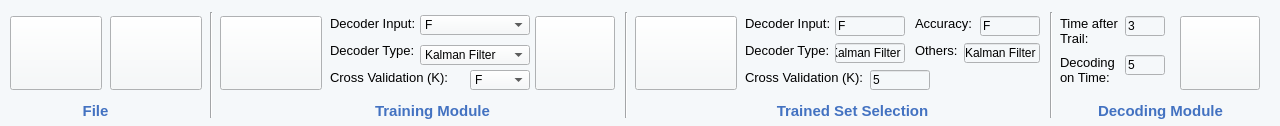
           <widget class="QWidget" name="widget_68" native="true">
            <property name="sizePolicy">
             <sizepolicy hsizetype="Preferred" vsizetype="Fixed">
              <horstretch>0</horstretch>
              <verstretch>0</verstretch>
             </sizepolicy>
            </property>
            <property name="minimumSize">
             <size>
              <width>1280</width>
              <height>126</height>
             </size>
            </property>
            <property name="maximumSize">
             <size>
              <width>16777215</width>
              <height>126</height>
             </size>
            </property>
            <property name="font">
             <font>
              <family>Arial</family>
             </font>
            </property>
            <property name="styleSheet">
             <string notr="true">background-color: rgb(245, 248, 250);</string>
            </property>
            <widget class="QPushButton" name="DeSaveButton_2">
             <property name="geometry">
              <rect>
               <x>110</x>
               <y>16</y>
               <width>92</width>
               <height>74</height>
              </rect>
             </property>
             <property name="sizePolicy">
              <sizepolicy hsizetype="Fixed" vsizetype="Fixed">
               <horstretch>0</horstretch>
               <verstretch>0</verstretch>
              </sizepolicy>
             </property>
             <property name="minimumSize">
              <size>
               <width>92</width>
               <height>74</height>
              </size>
             </property>
             <property name="maximumSize">
              <size>
               <width>92</width>
               <height>74</height>
              </size>
             </property>
             <property name="font">
              <font>
               <family>Arial</family>
               <pointsize>11</pointsize>
              </font>
             </property>
             <property name="styleSheet">
              <string notr="true">border-image: url(:/decoding/Asset 3.png);</string>
             </property>
             <property name="text">
              <string/>
             </property>
            </widget>
            <widget class="QPushButton" name="DeLoadButton_2">
             <property name="geometry">
              <rect>
               <x>10</x>
               <y>16</y>
               <width>92</width>
               <height>74</height>
              </rect>
             </property>
             <property name="sizePolicy">
              <sizepolicy hsizetype="Fixed" vsizetype="Fixed">
               <horstretch>0</horstretch>
               <verstretch>0</verstretch>
              </sizepolicy>
             </property>
             <property name="minimumSize">
              <size>
               <width>92</width>
               <height>74</height>
              </size>
             </property>
             <property name="maximumSize">
              <size>
               <width>92</width>
               <height>74</height>
              </size>
             </property>
             <property name="font">
              <font>
               <family>Arial</family>
               <pointsize>11</pointsize>
              </font>
             </property>
             <property name="styleSheet">
              <string notr="true">color: rgb(231, 170, 255);
border-image: url(:/decoding/Asset 2.png);</string>
             </property>
             <property name="text">
              <string/>
             </property>
            </widget>
            <widget class="Line" name="line_6">
             <property name="geometry">
              <rect>
               <x>210</x>
               <y>12</y>
               <width>2</width>
               <height>106</height>
              </rect>
             </property>
             <property name="sizePolicy">
              <sizepolicy hsizetype="Fixed" vsizetype="Fixed">
               <horstretch>0</horstretch>
               <verstretch>0</verstretch>
              </sizepolicy>
             </property>
             <property name="minimumSize">
              <size>
               <width>2</width>
               <height>106</height>
              </size>
             </property>
             <property name="maximumSize">
              <size>
               <width>2</width>
               <height>106</height>
              </size>
             </property>
             <property name="font">
              <font>
               <family>Arial</family>
              </font>
             </property>
             <property name="orientation">
              <enum>Qt::Vertical</enum>
             </property>
            </widget>
            <widget class="QLabel" name="label_162">
             <property name="geometry">
              <rect>
               <x>330</x>
               <y>16</y>
               <width>90</width>
               <height>18</height>
              </rect>
             </property>
             <property name="font">
              <font>
               <family>Arial</family>
               <pointsize>10</pointsize>
              </font>
             </property>
             <property name="text">
              <string>Decoder Input:</string>
             </property>
             <property name="alignment">
              <set>Qt::AlignLeading|Qt::AlignLeft|Qt::AlignTop</set>
             </property>
            </widget>
            <widget class="QComboBox" name="DeDecoderInput_comboBox_2">
             <property name="geometry">
              <rect>
               <x>420</x>
               <y>15</y>
               <width>110</width>
               <height>20</height>
              </rect>
             </property>
             <property name="minimumSize">
              <size>
               <width>70</width>
               <height>20</height>
              </size>
             </property>
             <property name="font">
              <font>
               <family>Arial</family>
              </font>
             </property>
             <item>
              <property name="text">
               <string>F</string>
              </property>
             </item>
            </widget>
            <widget class="QPushButton" name="DeFilterButton_2">
             <property name="geometry">
              <rect>
               <x>220</x>
               <y>16</y>
               <width>102</width>
               <height>74</height>
              </rect>
             </property>
             <property name="sizePolicy">
              <sizepolicy hsizetype="Fixed" vsizetype="Fixed">
               <horstretch>0</horstretch>
               <verstretch>0</verstretch>
              </sizepolicy>
             </property>
             <property name="minimumSize">
              <size>
               <width>102</width>
               <height>74</height>
              </size>
             </property>
             <property name="maximumSize">
              <size>
               <width>102</width>
               <height>74</height>
              </size>
             </property>
             <property name="font">
              <font>
               <family>Arial</family>
               <pointsize>11</pointsize>
              </font>
             </property>
             <property name="styleSheet">
              <string notr="true">border-image: url(:/decoding/Asset 25.png);</string>
             </property>
             <property name="text">
              <string/>
             </property>
            </widget>
            <widget class="QPushButton" name="DeTrainingButton_2">
             <property name="geometry">
              <rect>
               <x>535</x>
               <y>16</y>
               <width>80</width>
               <height>74</height>
              </rect>
             </property>
             <property name="sizePolicy">
              <sizepolicy hsizetype="Fixed" vsizetype="Fixed">
               <horstretch>0</horstretch>
               <verstretch>0</verstretch>
              </sizepolicy>
             </property>
             <property name="minimumSize">
              <size>
               <width>80</width>
               <height>74</height>
              </size>
             </property>
             <property name="maximumSize">
              <size>
               <width>80</width>
               <height>74</height>
              </size>
             </property>
             <property name="font">
              <font>
               <family>Arial</family>
               <pointsize>11</pointsize>
              </font>
             </property>
             <property name="styleSheet">
              <string notr="true">border-image: url(:/decoding/Asset 26.png);</string>
             </property>
             <property name="text">
              <string/>
             </property>
            </widget>
            <widget class="Line" name="line_7">
             <property name="geometry">
              <rect>
               <x>625</x>
               <y>12</y>
               <width>2</width>
               <height>106</height>
              </rect>
             </property>
             <property name="sizePolicy">
              <sizepolicy hsizetype="Fixed" vsizetype="Fixed">
               <horstretch>0</horstretch>
               <verstretch>0</verstretch>
              </sizepolicy>
             </property>
             <property name="minimumSize">
              <size>
               <width>2</width>
               <height>106</height>
              </size>
             </property>
             <property name="maximumSize">
              <size>
               <width>2</width>
               <height>106</height>
              </size>
             </property>
             <property name="font">
              <font>
               <family>Arial</family>
              </font>
             </property>
             <property name="orientation">
              <enum>Qt::Vertical</enum>
             </property>
            </widget>
            <widget class="QPushButton" name="DeModelSelectButton_2">
             <property name="geometry">
              <rect>
               <x>635</x>
               <y>16</y>
               <width>102</width>
               <height>74</height>
              </rect>
             </property>
             <property name="sizePolicy">
              <sizepolicy hsizetype="Fixed" vsizetype="Fixed">
               <horstretch>0</horstretch>
               <verstretch>0</verstretch>
              </sizepolicy>
             </property>
             <property name="minimumSize">
              <size>
               <width>102</width>
               <height>74</height>
              </size>
             </property>
             <property name="maximumSize">
              <size>
               <width>102</width>
               <height>74</height>
              </size>
             </property>
             <property name="font">
              <font>
               <family>Arial</family>
               <pointsize>11</pointsize>
              </font>
             </property>
             <property name="styleSheet">
              <string notr="true">border-image: url(:/decoding/Asset 27.png);</string>
             </property>
             <property name="text">
              <string/>
             </property>
            </widget>
            <widget class="QLineEdit" name="DeDecoderInputValue_2">
             <property name="geometry">
              <rect>
               <x>835</x>
               <y>16</y>
               <width>70</width>
               <height>20</height>
              </rect>
             </property>
             <property name="minimumSize">
              <size>
               <width>60</width>
               <height>20</height>
              </size>
             </property>
             <property name="maximumSize">
              <size>
               <width>90</width>
               <height>20</height>
              </size>
             </property>
             <property name="font">
              <font>
               <family>Arial</family>
              </font>
             </property>
             <property name="toolTip">
              <string>Decoder Input</string>
             </property>
             <property name="text">
              <string>F</string>
             </property>
            </widget>
            <widget class="QLabel" name="label_184">
             <property name="geometry">
              <rect>
               <x>915</x>
               <y>16</y>
               <width>84</width>
               <height>18</height>
              </rect>
             </property>
             <property name="font">
              <font>
               <family>Arial</family>
               <pointsize>10</pointsize>
              </font>
             </property>
             <property name="text">
              <string>Accuracy:</string>
             </property>
             <property name="alignment">
              <set>Qt::AlignLeading|Qt::AlignLeft|Qt::AlignTop</set>
             </property>
            </widget>
            <widget class="QLineEdit" name="DeAccuracyValue_2">
             <property name="geometry">
              <rect>
               <x>980</x>
               <y>16</y>
               <width>60</width>
               <height>20</height>
              </rect>
             </property>
             <property name="minimumSize">
              <size>
               <width>60</width>
               <height>20</height>
              </size>
             </property>
             <property name="maximumSize">
              <size>
               <width>60</width>
               <height>20</height>
              </size>
             </property>
             <property name="font">
              <font>
               <family>Arial</family>
              </font>
             </property>
             <property name="toolTip">
              <string>Accuracy</string>
             </property>
             <property name="text">
              <string>F</string>
             </property>
            </widget>
            <widget class="Line" name="line_8">
             <property name="geometry">
              <rect>
               <x>1050</x>
               <y>12</y>
               <width>2</width>
               <height>106</height>
              </rect>
             </property>
             <property name="sizePolicy">
              <sizepolicy hsizetype="Fixed" vsizetype="Fixed">
               <horstretch>0</horstretch>
               <verstretch>0</verstretch>
              </sizepolicy>
             </property>
             <property name="minimumSize">
              <size>
               <width>2</width>
               <height>106</height>
              </size>
             </property>
             <property name="maximumSize">
              <size>
               <width>2</width>
               <height>106</height>
              </size>
             </property>
             <property name="font">
              <font>
               <family>Arial</family>
              </font>
             </property>
             <property name="orientation">
              <enum>Qt::Vertical</enum>
             </property>
            </widget>
            <widget class="QLabel" name="label_167">
             <property name="geometry">
              <rect>
               <x>330</x>
               <y>43</y>
               <width>90</width>
               <height>18</height>
              </rect>
             </property>
             <property name="font">
              <font>
               <family>Arial</family>
               <pointsize>10</pointsize>
              </font>
             </property>
             <property name="text">
              <string>Decoder Type:</string>
             </property>
             <property name="alignment">
              <set>Qt::AlignLeading|Qt::AlignLeft|Qt::AlignTop</set>
             </property>
            </widget>
            <widget class="QPushButton" name="DeDecodingButton_2">
             <property name="geometry">
              <rect>
               <x>1180</x>
               <y>16</y>
               <width>80</width>
               <height>74</height>
              </rect>
             </property>
             <property name="sizePolicy">
              <sizepolicy hsizetype="Fixed" vsizetype="Fixed">
               <horstretch>0</horstretch>
               <verstretch>0</verstretch>
              </sizepolicy>
             </property>
             <property name="minimumSize">
              <size>
               <width>80</width>
               <height>74</height>
              </size>
             </property>
             <property name="maximumSize">
              <size>
               <width>80</width>
               <height>74</height>
              </size>
             </property>
             <property name="font">
              <font>
               <family>Arial</family>
               <pointsize>11</pointsize>
              </font>
             </property>
             <property name="styleSheet">
              <string notr="true">border-image: url(:/decoding/Asset 28.png);</string>
             </property>
             <property name="text">
              <string/>
             </property>
            </widget>
            <widget class="QLabel" name="label_185">
             <property name="geometry">
              <rect>
               <x>915</x>
               <y>43</y>
               <width>60</width>
               <height>18</height>
              </rect>
             </property>
             <property name="font">
              <font>
               <family>Arial</family>
               <pointsize>10</pointsize>
              </font>
             </property>
             <property name="text">
              <string>Others:</string>
             </property>
             <property name="alignment">
              <set>Qt::AlignLeading|Qt::AlignLeft|Qt::AlignTop</set>
             </property>
            </widget>
            <widget class="QLineEdit" name="DeDecoderTypeValue_2">
             <property name="geometry">
              <rect>
               <x>835</x>
               <y>43</y>
               <width>70</width>
               <height>20</height>
              </rect>
             </property>
             <property name="minimumSize">
              <size>
               <width>60</width>
               <height>20</height>
              </size>
             </property>
             <property name="maximumSize">
              <size>
               <width>90</width>
               <height>20</height>
              </size>
             </property>
             <property name="font">
              <font>
               <family>Arial</family>
              </font>
             </property>
             <property name="toolTip">
              <string>Decoder Type</string>
             </property>
             <property name="text">
              <string>Kalman Filter</string>
             </property>
             <property name="cursorPosition">
              <number>13</number>
             </property>
            </widget>
            <widget class="QComboBox" name="DeDecoderType_comboBox_2">
             <property name="geometry">
              <rect>
               <x>420</x>
               <y>45</y>
               <width>110</width>
               <height>20</height>
              </rect>
             </property>
             <property name="minimumSize">
              <size>
               <width>110</width>
               <height>20</height>
              </size>
             </property>
             <property name="maximumSize">
              <size>
               <width>110</width>
               <height>20</height>
              </size>
             </property>
             <property name="font">
              <font>
               <family>Arial</family>
              </font>
             </property>
             <item>
              <property name="text">
               <string>Kalman Filter</string>
              </property>
             </item>
            </widget>
            <widget class="QLineEdit" name="DeOtherValue_2">
             <property name="geometry">
              <rect>
               <x>964</x>
               <y>43</y>
               <width>76</width>
               <height>20</height>
              </rect>
             </property>
             <property name="minimumSize">
              <size>
               <width>60</width>
               <height>20</height>
              </size>
             </property>
             <property name="maximumSize">
              <size>
               <width>90</width>
               <height>20</height>
              </size>
             </property>
             <property name="font">
              <font>
               <family>Arial</family>
              </font>
             </property>
             <property name="toolTip">
              <string>Others</string>
             </property>
             <property name="text">
              <string>Kalman Filter</string>
             </property>
            </widget>
            <widget class="QComboBox" name="DeCross_comboBox_2">
             <property name="geometry">
              <rect>
               <x>470</x>
               <y>70</y>
               <width>60</width>
               <height>20</height>
              </rect>
             </property>
             <property name="minimumSize">
              <size>
               <width>60</width>
               <height>20</height>
              </size>
             </property>
             <property name="maximumSize">
              <size>
               <width>60</width>
               <height>20</height>
              </size>
             </property>
             <property name="font">
              <font>
               <family>Arial</family>
              </font>
             </property>
             <item>
              <property name="text">
               <string>F</string>
              </property>
             </item>
            </widget>
            <widget class="QLabel" name="label_174">
             <property name="geometry">
              <rect>
               <x>330</x>
               <y>70</y>
               <width>120</width>
               <height>18</height>
              </rect>
             </property>
             <property name="font">
              <font>
               <family>Arial</family>
               <pointsize>10</pointsize>
              </font>
             </property>
             <property name="text">
              <string>Cross Validation (K):</string>
             </property>
             <property name="alignment">
              <set>Qt::AlignLeading|Qt::AlignLeft|Qt::AlignTop</set>
             </property>
            </widget>
            <widget class="QLabel" name="label_186">
             <property name="geometry">
              <rect>
               <x>1060</x>
               <y>55</y>
               <width>61</width>
               <height>36</height>
              </rect>
             </property>
             <property name="font">
              <font>
               <family>Arial</family>
               <pointsize>10</pointsize>
              </font>
             </property>
             <property name="text">
              <string>Decoding
on Time:</string>
             </property>
             <property name="alignment">
              <set>Qt::AlignLeading|Qt::AlignLeft|Qt::AlignTop</set>
             </property>
            </widget>
            <widget class="QLineEdit" name="DeTimeValue_2">
             <property name="geometry">
              <rect>
               <x>1125</x>
               <y>55</y>
               <width>40</width>
               <height>20</height>
              </rect>
             </property>
             <property name="minimumSize">
              <size>
               <width>40</width>
               <height>20</height>
              </size>
             </property>
             <property name="maximumSize">
              <size>
               <width>40</width>
               <height>20</height>
              </size>
             </property>
             <property name="font">
              <font>
               <family>Arial</family>
              </font>
             </property>
             <property name="text">
              <string>5</string>
             </property>
            </widget>
            <widget class="QLineEdit" name="DeCrossValue_2">
             <property name="geometry">
              <rect>
               <x>870</x>
               <y>70</y>
               <width>60</width>
               <height>20</height>
              </rect>
             </property>
             <property name="minimumSize">
              <size>
               <width>60</width>
               <height>20</height>
              </size>
             </property>
             <property name="maximumSize">
              <size>
               <width>90</width>
               <height>20</height>
              </size>
             </property>
             <property name="font">
              <font>
               <family>Arial</family>
              </font>
             </property>
             <property name="toolTip">
              <string>Cross Validation (K)</string>
             </property>
             <property name="text">
              <string>5</string>
             </property>
            </widget>
            <widget class="QLabel" name="label_19">
             <property name="geometry">
              <rect>
               <x>80</x>
               <y>101</y>
               <width>31</width>
               <height>20</height>
              </rect>
             </property>
             <property name="font">
              <font>
               <family>Arial</family>
               <pointsize>11</pointsize>
               <weight>75</weight>
               <bold>true</bold>
              </font>
             </property>
             <property name="styleSheet">
              <string notr="true">color: rgb(67, 114, 193);</string>
             </property>
             <property name="text">
              <string>File</string>
             </property>
             <property name="alignment">
              <set>Qt::AlignCenter</set>
             </property>
            </widget>
            <widget class="QLabel" name="label_37">
             <property name="geometry">
              <rect>
               <x>360</x>
               <y>101</y>
               <width>145</width>
               <height>20</height>
              </rect>
             </property>
             <property name="font">
              <font>
               <family>Arial</family>
               <pointsize>11</pointsize>
               <weight>75</weight>
               <bold>true</bold>
              </font>
             </property>
             <property name="styleSheet">
              <string notr="true">color: rgb(67, 114, 193);</string>
             </property>
             <property name="text">
              <string>Training Module</string>
             </property>
             <property name="alignment">
              <set>Qt::AlignCenter</set>
             </property>
            </widget>
            <widget class="QLabel" name="label_171">
             <property name="geometry">
              <rect>
               <x>750</x>
               <y>101</y>
               <width>205</width>
               <height>20</height>
              </rect>
             </property>
             <property name="font">
              <font>
               <family>Arial</family>
               <pointsize>11</pointsize>
               <weight>75</weight>
               <bold>true</bold>
              </font>
             </property>
             <property name="styleSheet">
              <string notr="true">color: rgb(67, 114, 193);</string>
             </property>
             <property name="text">
              <string>Trained Set Selection</string>
             </property>
             <property name="alignment">
              <set>Qt::AlignCenter</set>
             </property>
            </widget>
            <widget class="QLineEdit" name="DeTimeAfterValue_2">
             <property name="geometry">
              <rect>
               <x>1125</x>
               <y>16</y>
               <width>40</width>
               <height>20</height>
              </rect>
             </property>
             <property name="minimumSize">
              <size>
               <width>40</width>
               <height>20</height>
              </size>
             </property>
             <property name="maximumSize">
              <size>
               <width>40</width>
               <height>20</height>
              </size>
             </property>
             <property name="font">
              <font>
               <family>Arial</family>
              </font>
             </property>
             <property name="text">
              <string>3</string>
             </property>
            </widget>
            <widget class="QLabel" name="label_175">
             <property name="geometry">
              <rect>
               <x>1080</x>
               <y>101</y>
               <width>161</width>
               <height>20</height>
              </rect>
             </property>
             <property name="font">
              <font>
               <family>Arial</family>
               <pointsize>11</pointsize>
               <weight>75</weight>
               <bold>true</bold>
              </font>
             </property>
             <property name="styleSheet">
              <string notr="true">color: rgb(67, 114, 193);</string>
             </property>
             <property name="text">
              <string>Decoding Module</string>
             </property>
             <property name="alignment">
              <set>Qt::AlignCenter</set>
             </property>
            </widget>
            <widget class="QLabel" name="label_187">
             <property name="geometry">
              <rect>
               <x>1060</x>
               <y>16</y>
               <width>61</width>
               <height>36</height>
              </rect>
             </property>
             <property name="font">
              <font>
               <family>Arial</family>
               <pointsize>10</pointsize>
              </font>
             </property>
             <property name="text">
              <string>Time after 
Trail:</string>
             </property>
             <property name="alignment">
              <set>Qt::AlignLeading|Qt::AlignLeft|Qt::AlignTop</set>
             </property>
            </widget>
            <widget class="QLabel" name="label_163">
             <property name="geometry">
              <rect>
               <x>745</x>
               <y>16</y>
               <width>90</width>
               <height>18</height>
              </rect>
             </property>
             <property name="font">
              <font>
               <family>Arial</family>
               <pointsize>10</pointsize>
              </font>
             </property>
             <property name="text">
              <string>Decoder Input:</string>
             </property>
             <property name="alignment">
              <set>Qt::AlignLeading|Qt::AlignLeft|Qt::AlignTop</set>
             </property>
            </widget>
            <widget class="QLabel" name="label_172">
             <property name="geometry">
              <rect>
               <x>745</x>
               <y>43</y>
               <width>90</width>
               <height>18</height>
              </rect>
             </property>
             <property name="font">
              <font>
               <family>Arial</family>
               <pointsize>10</pointsize>
              </font>
             </property>
             <property name="text">
              <string>Decoder Type:</string>
             </property>
             <property name="alignment">
              <set>Qt::AlignLeading|Qt::AlignLeft|Qt::AlignTop</set>
             </property>
            </widget>
            <widget class="QLabel" name="label_176">
             <property name="geometry">
              <rect>
               <x>745</x>
               <y>70</y>
               <width>120</width>
               <height>18</height>
              </rect>
             </property>
             <property name="font">
              <font>
               <family>Arial</family>
               <pointsize>10</pointsize>
              </font>
             </property>
             <property name="text">
              <string>Cross Validation (K):</string>
             </property>
             <property name="alignment">
              <set>Qt::AlignLeading|Qt::AlignLeft|Qt::AlignTop</set>
             </property>
            </widget>
           </widget>
